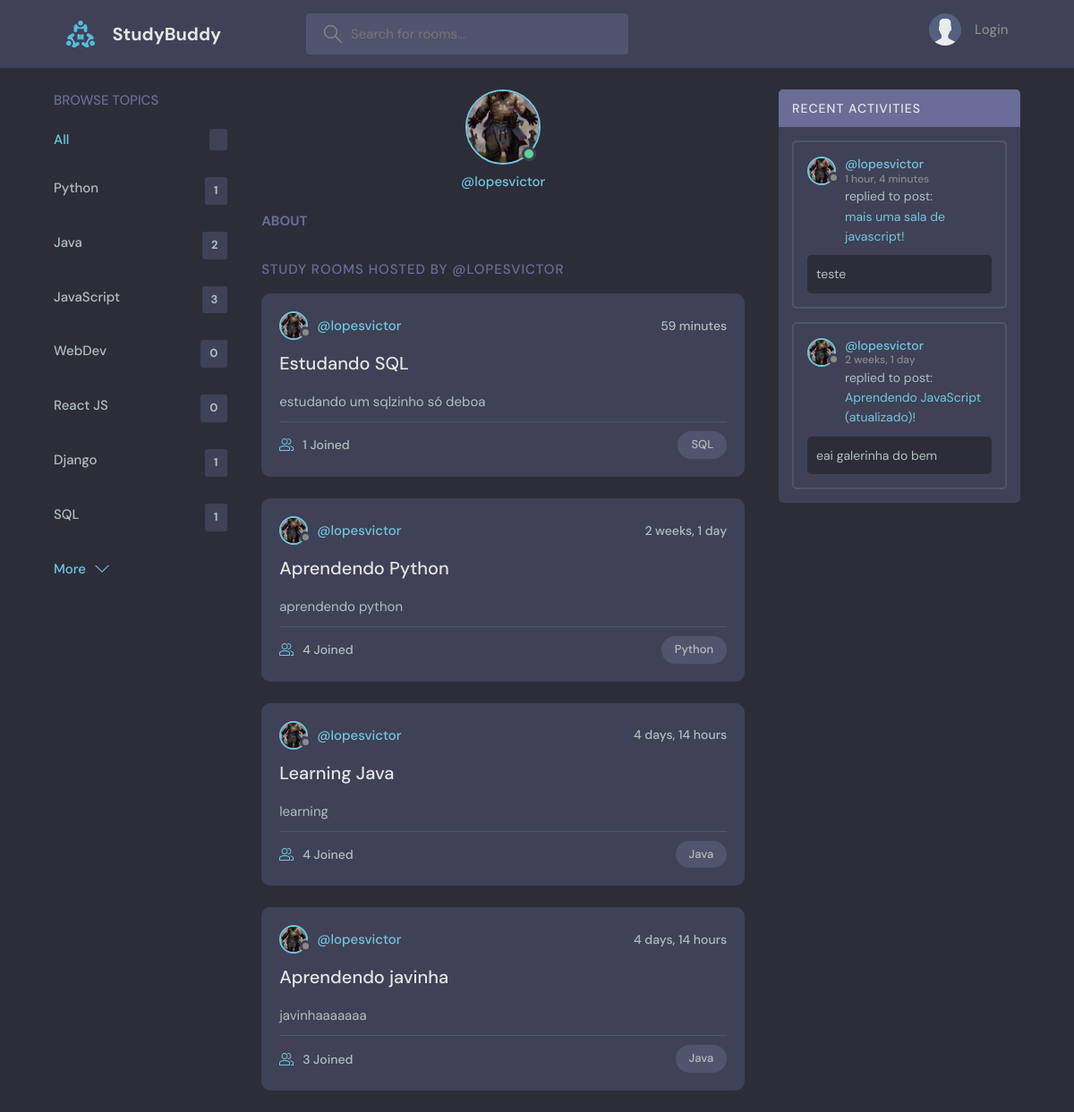
The app's page /profile/1 with its own data.
### base/models.py (models this page shows, shortened)
class Topic(models.Model):
    name = models.CharField(max_length=200)

class UserProfile(models.Model):
    user = models.OneToOneField(User, on_delete=models.CASCADE)
    name = models.CharField(max_length=50)
    about = models.TextField(max_length=200)
    avatar = models.ImageField(upload_to='media/avatars', default='media/avatars/avatar.svg', blank=True)

class Room(models.Model):
    hostProfile = models.ForeignKey(UserProfile, on_delete=models.CASCADE, null=True)           #o host da sala de conversas é um user
    topic = models.ForeignKey(Topic, on_delete=models.SET_NULL, null=True)
    name = models.CharField(max_length=200)
    description = models.TextField(null = True, blank = True)
    participants = models.ManyToManyField(UserProfile, related_name='participants', blank = True)     #como os participantes da sala são do mesmo tipo já declarado anteriormente, temos que dar um nome para a coluna da tabela relacional, que nesse caso vai ser participants
    updated = models.DateTimeField(auto_now=True)
    created = models.DateTimeField(auto_now_add=True)
    class Meta:
        ordering = ['-updated', '-created']
    def __str__(self):
        return self.name

class Message(models.Model):
    userProfile = models.ForeignKey(UserProfile, on_delete=models.CASCADE)
    room = models.ForeignKey(Room, on_delete=models.CASCADE)
    body = models.TextField()
    updated = models.DateTimeField(auto_now=True)
    created = models.DateTimeField(auto_now_add=True)
    class Meta:
        ordering = ['-updated', '-created']
    def __str__(self):
        if len(self.body) > 50:
            return self.body[0:50]+"... "
        else:
            return self.body

### base/views.py (the view)
# urls.py: path('profile/<str:pk>', views.user_profile, name="user-profile"),
def user_profile(request, pk):
    user = User.objects.get(id=pk)
    userProfile = UserProfile.objects.get(user__id = user.id)
    rooms = userProfile.room_set.all()
    room_messages = userProfile.message_set.all()
    topics = Topic.objects.all()
    if request.user.is_authenticated:
        avatar = UserProfile.objects.get(user__username = request.user).avatar.url
    else:
        avatar = 'media/avatars/avatar.svg'
    context = {'user' : user, 'rooms' : rooms, 'room_messages' : room_messages, 'topics' : topics, 'userProfile' : userProfile, 'avatar' : avatar}
    return render(request, 'base/profile.html', context)

### base/templates/base/profile.html (shortened to what this page needs)
{% extends 'main.html' %}
{% block content %}
<main class="profile-page layout layout--3">
  <div class="container">
    {% include 'base/topics_component.html' %}
    <div class="roomList">
      <div class="profile">
        <div class="profile__avatar">
          <div class="avatar avatar--large active">
            <img src="{{userProfile.avatar.url}}" />
          </div>
        </div>
        <div class="profile__info">
          <p>@{{user.username}}</p>
        </div>
        <div class="profile__about">
          <h3>About</h3>
        </div>
      </div>
      <div class="roomList__header">
        <div>
          <h2>Study Rooms Hosted by @{{user.username}}</a>
          </h2>
        </div>
      </div>
      {% include 'base/feed_component.html' %}
    </div>
    {% include 'base/activity_component.html' %}
  </div>
</main>
{% endblock content %}

### base/templates/base/topics_component.html
<div class="topics">
    <div class="topics__header">
        <h2>Browse Topics</h2>
    </div>
    <ul class="topics__list">
        <li>
        <a href="{% url 'home' %}" class="active">All <span>{{room_count}}</span></a>
        </li>
        {% for topic in topics %}
        <li>
            <a href="{% url 'home' %}?q={{topic.name}}">{{topic.name}}<span>{{topic.room_set.all.count}}</span></a>
        </li>
        {% endfor %}
    </ul>
    <a class="btn btn--link" href="{% url 'topics' %}">
        More
        <svg version="1.1" xmlns="http://www.w3.org/2000/svg" width="32" height="32" viewBox="0 0 32 32">
        <title>chevron-down</title>
        <path d="M16 21l-13-13h-3l16 16 16-16h-3l-13 13z"></path>
        </svg>
    </a>
</div>

### base/templates/base/feed_component.html (shortened to what this page needs)
{% for room in rooms %}
<div class="roomListRoom">
    <div class="roomListRoom__header">
        <a href="{% url 'user-profile' room.hostProfile.user.id %}" class="roomListRoom__author">
        <div class="avatar avatar--small">
            <img src="{{room.hostProfile.avatar.url}}" />
        </div>
        <span>@{{room.hostProfile.user.username}}</span>
        </a>
        <div class="roomListRoom__actions">
        <span>{{room.created|timesince}}</span>
        </div>
    </div>
    <div class="roomListRoom__content">
        <a href="{% url 'room' room.id %}">{{room.name}}</a>
        <p>
        {{room.description}}
        </p>
    </div>
    <div class="roomListRoom__meta">
        <a href="{% url 'room' room.id %}" class="roomListRoom__joined">
        {{room.participants.count}} Joined
        </a>
        <p class="roomListRoom__topic">{{room.topic.name}}</p>
    </div>
</div>
{% endfor %}

### base/templates/base/activity_component.html (shortened to what this page needs)
<div class="activities">
    <div class="activities__header">
      <h2>Recent Activities</h2>
    </div>
    {% for message in room_messages %}
    <div class="activities__box">
      <div class="activities__boxHeader roomListRoom__header">
        <a href="{% url 'user-profile' message.userProfile.user.id %}" class="roomListRoom__author">
          <div class="avatar avatar--small">
            <img src="{{message.userProfile.avatar.url}}" />
          </div>
          <p>
            @{{message.userProfile.user.username}}
            <span>{{message.created|timesince}}</span>
          </p>
        </a>
      </div>
      <div class="activities__boxContent">
        <p>replied to post: <a href="{% url 'room' message.room.id %}">{{message.room}}!</a></p>
        <div class="activities__boxRoomContent">
          {{message}}
        </div>
      </div>
    </div>
    {% endfor %}
  </div>

### records on screen
Topic: name "Python", room_set.all.count "1"
Topic: name "Java", room_set.all.count "2"
Topic: name "JavaScript", room_set.all.count "3"
Topic: name "WebDev", room_set.all.count "0"
Topic: name "React JS", room_set.all.count "0"
Topic: name "Django", room_set.all.count "1"
Topic: name "SQL", room_set.all.count "1"
UserProfile: avatar (picture)
Room: hostProfile.avatar (picture), hostProfile.user.username "lopesvictor", created "59 minutes", name "Estudando SQL", description "estudando um sqlzinho só deboa", participants.count "1", topic.name "SQL"
Room: hostProfile.avatar (picture), hostProfile.user.username "lopesvictor", created "2 weeks, 1 day", name "Aprendendo Python", description "aprendendo python", participants.count "4", topic.name "Python"
Room: hostProfile.avatar (picture), hostProfile.user.username "lopesvictor", created "4 days, 14 hours", name "Learning Java", description "learning", participants.count "4", topic.name "Java"
Room: hostProfile.avatar (picture), hostProfile.user.username "lopesvictor", created "4 days, 14 hours", name "Aprendendo javinha", description "javinhaaaaaaa", participants.count "3", topic.name "Java"
Message: userProfile.avatar (picture), userProfile.user.username "lopesvictor", created "1 hour, 4 minutes", room "mais uma sala de javascript", body "teste"
Message: userProfile.avatar (picture), userProfile.user.username "lopesvictor", created "2 weeks, 1 day", room "Aprendendo JavaScript (atualizado)", body "eai galerinha do bem"

### other values on screen
{{ user.username }} "lopesvictor"
{{ user.username }} "LOPESVICTOR"
